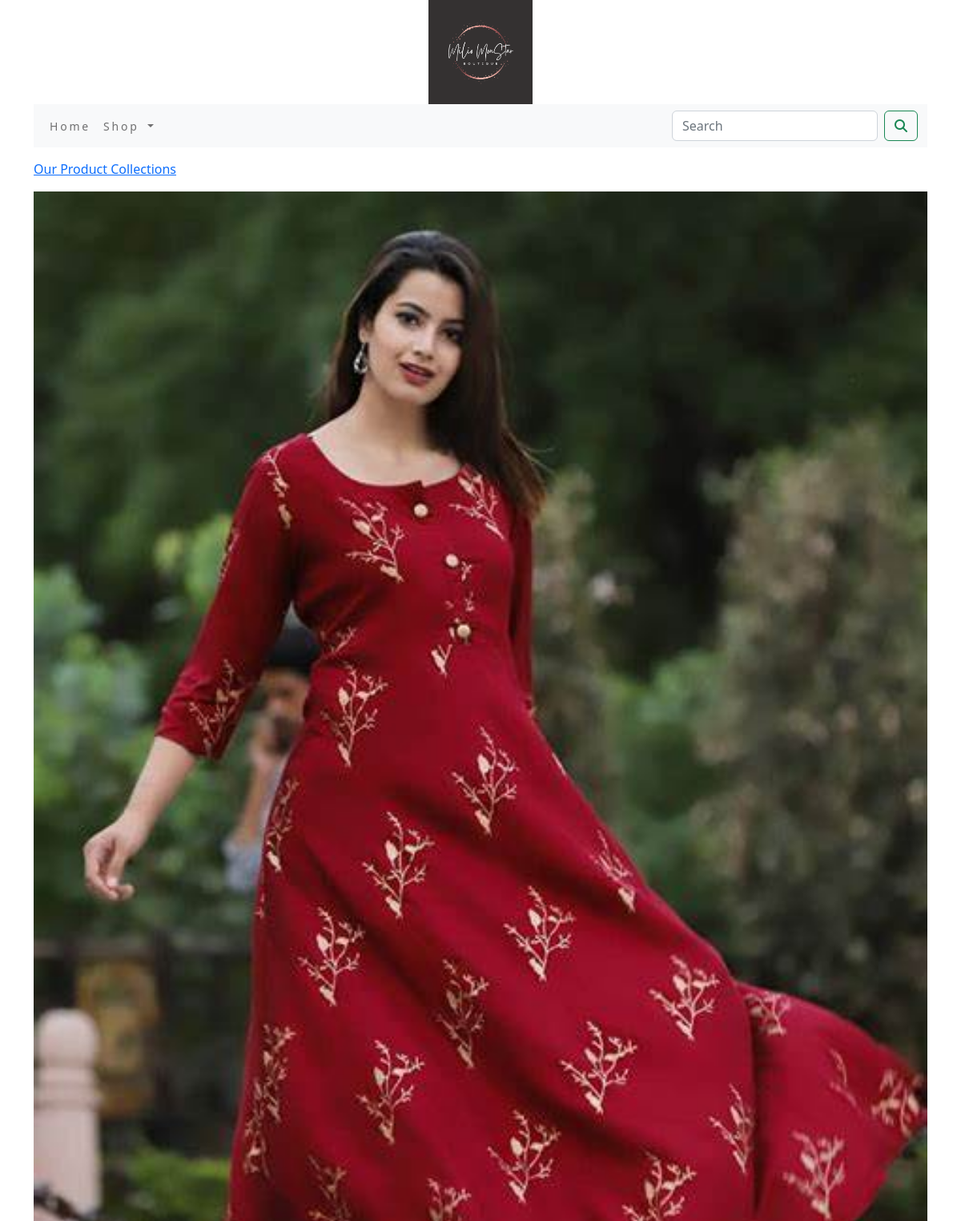
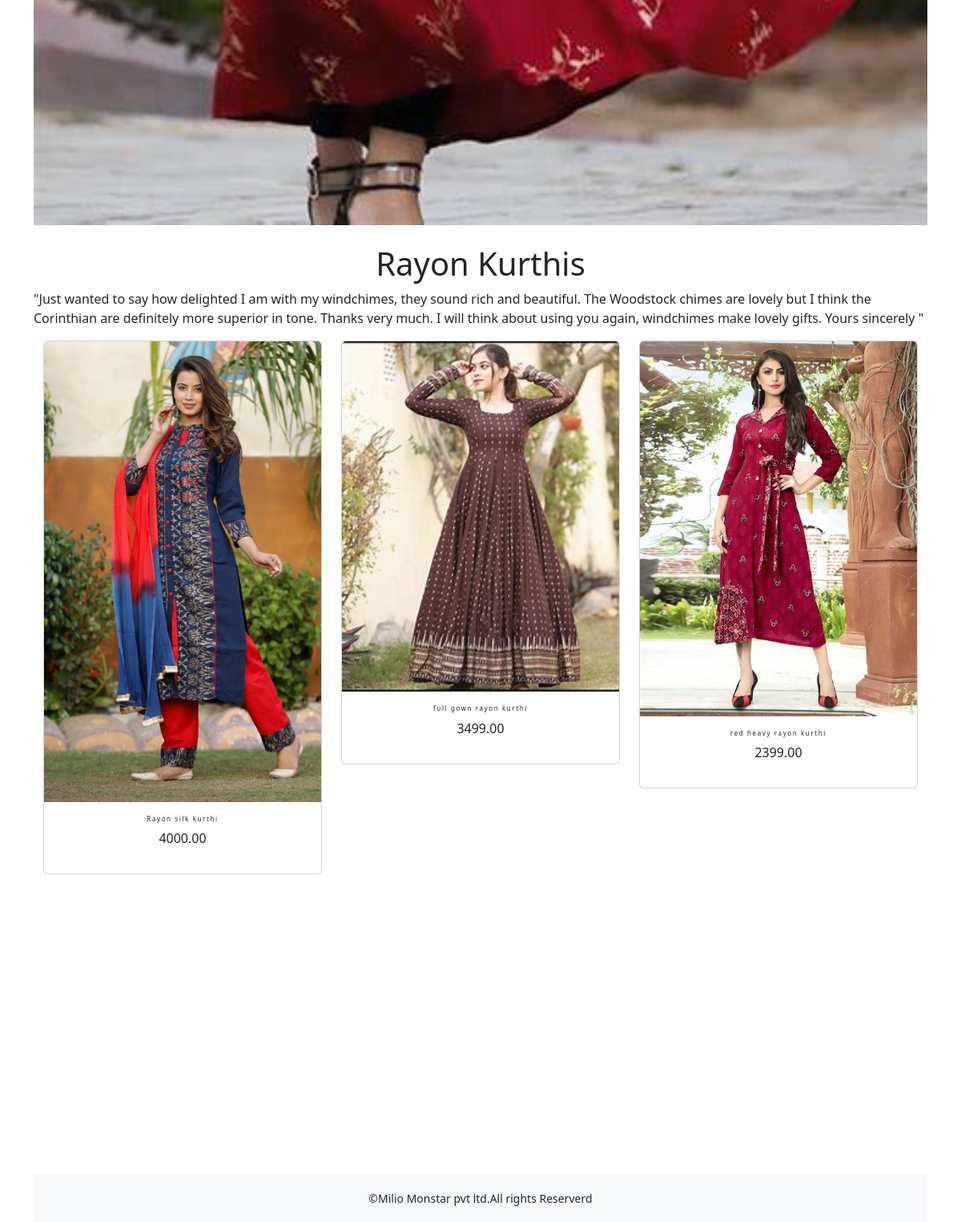
Page /shop/rayon-kurthis/ on the committed database (2 pictures, top to bottom).
### shop/models.py (models this page shows, shortened)
class Category(models.Model):
    name = models.CharField(max_length=250, unique=True)
    slug = models.SlugField(max_length=250, unique=True)
    description = models.TextField(blank=True)
    image = models.ImageField(upload_to='category', blank=True)
    class Meta:
        ordering = ('name',)
        verbose_name = 'category'
        verbose_name_plural = 'categories'
    def get_url(self):
        return reverse('shop:products_by_category', args=[self.slug,])

class Product(models.Model):
    name = models.CharField(max_length=250, unique=True)
    slug = models.SlugField(max_length=250, unique=True)
    description = models.TextField(blank=True)
    price=models.DecimalField(max_digits=10,decimal_places=2)
    category=models.ForeignKey(Category,on_delete=models.CASCADE)
    image=models.ImageField(upload_to='product',blank=True)
    stock=models.IntegerField()
    available=models.BooleanField(default=True)
    created=models.DateTimeField(auto_now_add=True)
    updated=models.DateTimeField(auto_now=True)
    def get_url(self):
        return reverse('shop:prodCatdetail',args=[self.category.slug,self.slug])
    class Meta:
        ordering = ('name',)
        verbose_name = 'product'
        verbose_name_plural = 'products'

### shop/views.py (the view)
# urls.py: path('',views.allProdCat,name='allProdCat'),
def allProdCat(request,c_slug=None):
    c_page=None
    products_list=None
    if c_slug!=None:
        c_page=get_object_or_404(Category,slug=c_slug)
        products_list=Product.objects.all().filter(category=c_page,available=True)
    else:
        products_list=Product.objects.all().filter(available=True)
    paginator=Paginator(products_list,6)
    try:
        page=int(request.GET.get('page','1'))
    except:
        page=1
    try:
        products=paginator.page(page)
    except (EmptyPage,InvalidPage):
        products=paginator.page(paginator.num_pages)
    return render (request,"category.html",{'category':c_page,'products':products})

### cart/context_processors.py (called while the page is built)
def counter(request):
    item_count=0
    if 'admin' in request.path:
        return {}
    else:
        try:
            cart=Cart.objects.filter(cart_id=_cart_id(request))
            cart_items=CartItem.objects.all().filter(cart=cart[:1])
            for cart_item in cart_items:
                item_count += cart_item.quantity
        except Cart.DoesNotExist:
            item_count=0
    return dict(item_count=item_count)

### cart/views.py (called while the page is built)
def _cart_id(request):
    cart = request.session.session_key
    if not cart:
        cart = request.session.create()
    return cart

### shop/context_processors.py (called while the page is built)
def menu_links(request):
    links=Category.objects.all()
    return dict(links=links)

### templates/category.html (shortened to what this page needs)
{% extends 'base.html' %}
{% load static %}
 {% block content %}
  {% if category %}
     <div>
         <div class="row my_row_class">
             <div class="mx-auto">
             <p><a href="{% url 'shop:allProdCat' %}">Our Product Collections</a></p>
             </div>
         </div>
     </div>
  {% endif %}
<div class="mx_auto">
    {% if category %}
    <img class="my_image" width="100%" src="{{category.image.url}}" alt="{{category.name}}">
</div>
<br>
<div>
    <h1 class="text-center my_title">{{category.name}}</h1>
    <p class="text-justify">{{category.description}}</p>
</div>
{% endif %}
<div class="container">
    <div class="row mx_auto">
        {% for product in products.object_list %}
        <div class="my_bottom_margin col-9 col-sm-12 col-md-4 col-lg-4">
            <div class="card text-center"style="min-width:18rem;">
                <a href="{{product.get_url}}" ><img class="card-img-top my_image" width="250px;" src="{{product.image.url}}" alt="{{product.name}}"></a>
                <div class="card-body" style="width=300px;">
                    <h4>{{product.name}}</h4>
                    <p>{{product.price}}</p>
                </div>
            </div>
        </div>
        {% endfor %}
    </div>
    <br>
</div>
{% endblock %}

### static/css/custom.css (style rules this page uses)
.my_row_class { padding-top:15px; }
.my_bottom_margin { margin-bottom:1opx; }
.card-body h4 { font-size:8px; text-trasform:uppercase; letter-spacing:0.2em; }

### rows in the picture
Category: image (picture), name "Rayon Kurthis", description "\"Just wanted to say how delighted I am with my windchimes, they sound rich and beautiful. The Woodstock chimes are lovely but I think the Corinthian are definitely more superior in tone. Thanks very much. I will think about using you again, windchimes make lovely gifts. Yours sincerely \""
Product: image (picture), name "Rayon silk kurthi", price "4000.00"
Product: image (picture), name "full gown rayon kurthi", price "3499.00"
Product: image (picture), name "red heavy rayon kurthi", price "2399.00"
